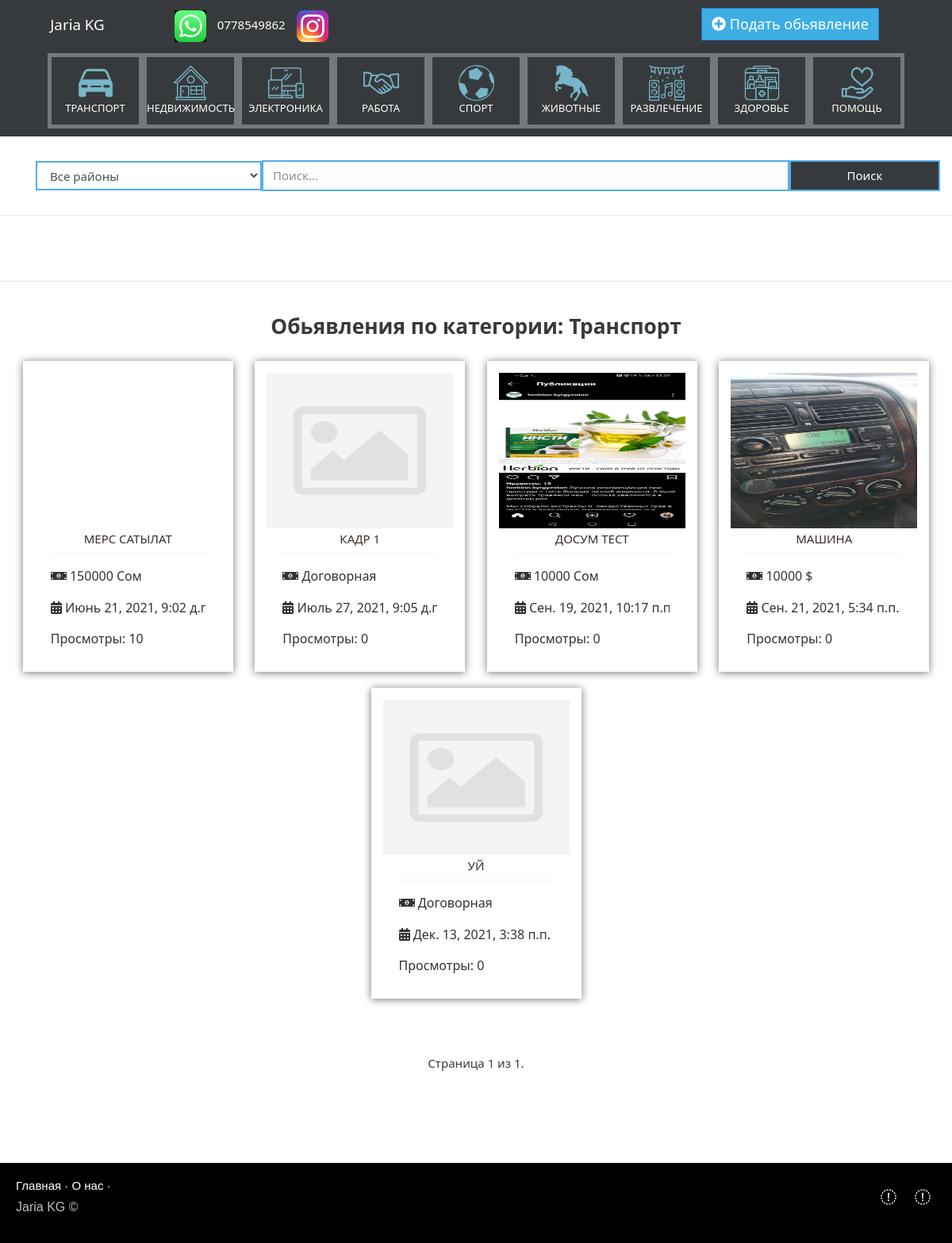
Page /category/1 on the committed database.
### doska/models.py (models this page shows, shortened)
class Category(models.Model):
    title=models.CharField('Имя категории',max_length=100,null=False,blank=False)
    parent=models.ForeignKey('self',on_delete=models.SET_NULL,null=True,blank=True)
    url=models.SlugField(max_length=100,unique=True)
    icon=models.ImageField(upload_to='icons/',null=True,blank=True)
    def __str__(self):
        return self.title
    class Meta:
        verbose_name='Категория'
        verbose_name_plural='Категории'

class Ad(models.Model):
    title=models.CharField('Заголовок',max_length=150,null=False,blank=False)
    content=models.TextField('Описание',max_length=500,null=True,blank=True)
    category=models.ForeignKey(Category,on_delete=models.PROTECT,null=False,verbose_name='Категория')
    number=models.CharField('Тел. номер',null=False,blank=False,max_length=50)
    name=models.CharField('Имя',max_length=100,null=True,blank=True)
    region=models.ForeignKey(Region,on_delete=models.PROTECT,verbose_name='Регион',null=False,blank=False,default=None)
    address=models.CharField('Адрес',max_length=150,null=True,blank=True)
    price=models.PositiveIntegerField('Цена',help_text='0 = Договорная')
    valute=models.ForeignKey('Valute',related_name='valute_name' ,on_delete=models.SET_NULL,null=True,blank=True,verbose_name='Валюта')
    views=models.PositiveIntegerField('Просмотры',default=0)
    is_active=models.BooleanField('Активация',default=False)
    is_vip=models.BooleanField('Статус VIP',default=False)
    date=models.DateTimeField('Дата',auto_now_add=True)
    def get_absolute_url(self):
        return reverse('ad_detail', kwargs={"pk": self.pk})
    class Meta:
        verbose_name='Обьявление'
        verbose_name_plural='Обьявлении'

class Valute(models.Model):
    title=models.CharField('Валюта',max_length=30)
    def __str__(self):
        return self.title
    class Meta:
        verbose_name = 'Валюта'
        verbose_name_plural = 'Валюты'

class Images(models.Model):
    image=models.ImageField('Изображение',upload_to='upload_images/%Y/%m/%d/')
    ad=models.ForeignKey(Ad,on_delete=models.CASCADE,related_name='images',related_query_name='images')
    class Meta:
        verbose_name='Фото'
        verbose_name_plural='Фото'

### doska/views.py (the view)
# urls.py: path('category/<int:pk>',AdCategoryView.as_view(),name='category'),
class AdCategoryView(ListView):
    model = Ad
    template_name = 'category.html'
    context_object_name = 'ad_list'
    paginate_by = 10
    def get_queryset(self):
        return Ad.objects.filter(category=self.kwargs.get('pk'))[:100]
    def get_context_data(self, *, object_list=None, **kwargs):
        context=super().get_context_data(**kwargs)
        context['category_list'] = Category.objects.exclude(icon__isnull=True).exclude(icon__exact='')
        context['regions'] = Region.objects.exclude(is_active=False)
        context['storie_list'] = Story.objects.filter(story_category=self.kwargs.get('pk'))
        context['category']= self.kwargs.get('pk')
        pk = self.kwargs.get('pk')
        context['category_title']= Category.objects.get(pk=pk)
        return context

### doska/models.py (called while the page is built)
    def __str__(self):
        return self.title

### templates/category.html (shortened to what this page needs)
{% extends 'base.html' %}
{% load static %}
{% block content %}
<div class="col-12 row" id="search_content">
    <form class="form form-inline col-12 row" action="{% url 'search' %}" method="GET">
        <select class="form-control col-lg-3 col-md-3 col-sm-3 col-xs-12 search_border" name="region">
            <option value="">Все районы</option>
        </select>
        <input class="form-control col-lg-7 col-md-7 col-xs-12 col-sm-9 search_border" name="search_text" type="text"
               placeholder="Поиск...">
        <button class="btn btn-secondary col-md-2 col-lg-2 col-sm-12 col-xs-12 search_border" type="submit">Поиск
        </button>
    </form>
</div>
<hr>
<div class="container-fluid" id="vip-content" style=" padding: 25px 0;">
</div>
<hr>
<div class="container" id="content" style=" padding: 25px 0;">
    <div class="d-flex justify-content-center"><h3 style="font-weight:700;">Обьявления по категории:  {{ category_title }}</h3></div>
    <div id="product_block" class="row">
        {% for ad in ad_list %}
        <div class="product">
            <div id="product__img">
                <a href="{{ ad.get_absolute_url }}" class="img__wrap">
                    {% if ad.images.all|length > 0 %}
                    {% with ad.images.all|first as image %}
                    <img src="{{ image.image.url }}" alt="" class="img">
                    {% endwith %}
                    {% else %}
                    <img src="{% static 'icons/no_image.png' %}" alt="" class="img">
                    {% endif %}
                </a>
            </div>
            <div class="product__content">
                <div class="product__title">
                    <a href="{{ ad.get_absolute_url }}" class="title__text">{{ ad.title }}</a>
                </div>
                <div class="product__info">
                    {% if ad.price == 0 %}
                    <div class="info__block">
                        <span><i class="fa fa-money-bill-alt" aria-hidden="true"></i> Договорная</span>
                    </div>
                    {% else %}
                    <div class="info__block">
                        <span><i class="fa fa-money-bill-alt"
                                 aria-hidden="true"></i> {{ ad.price }} {{ ad.valute }}</span>
                    </div>
                    {% endif %}
                    <div class="info__block">
                        <b class="info__icon"></b>
                        <span><i class="fa fa-calendar-alt" aria-hidden="true"></i> {{ ad.date }}</span>
                    </div>
                    <div class="info__block">
                        <b class="info__icon"></b>
                        <span>Просмотры: {{ ad.views }}</span>
                    </div>
                </div>
            </div>
        </div>
        {% endfor %}
        </div>
    <div class="pagination d-flex justify-content-center">
            <span class="current">
            Страница {{ page_obj.number }} из {{ page_obj.paginator.num_pages }}.
        </span>
        </div>
    </div>
{% endblock %}

### templates/base.html (shortened to what this page needs)
{% load static %}
<!DOCTYPE html>
<html>
<head>
    <link rel="stylesheet" href="{% static 'css/bootstrap.min.css' %}">
    <link rel="stylesheet" type="text/css" href="{% static 'css/index_style.css' %}">
    <link rel="stylesheet" type="text/css" href="{% static 'css/footer.css' %}">
    <link rel="stylesheet" type="text/css" href="{% static 'css/flaticon/flaticon.css' %}">
    <link rel="stylesheet" type="text/css" href="{% static 'css/nav_category.css' %}">
</head>
<body>
    {% block navbar  %}
        {% include 'includes/navbar.html' %}
    {% endblock %}
    {% block panel_cat  %}
        <div id="panel_cat" style="margin-top: 40px; background-color: #373a3c;">
        <ul class="nav panel-tabs">
            {% for category in category_list %}
            <a href="{% url 'category' category.pk %}">
                <li>
                    <img src="{{ category.icon.url }}">
                    <div>{{ category.title }}</div>
                </li>
            </a>
            {% endfor %}
        </ul>
</div>
    {% endblock %}
    {% block content %}
    {% endblock %}
    {% block footer  %}
        {% include 'includes/footer.html' %}
    {% endblock %}
</body>
</html>

### doska/static/css/index_style.css (style rules this page uses)
.pagination { display: inline-flex; margin-top:60px; }
.current { margin:10px; }
.row:after { content: ""; display: table; clear: both; }
li > img { max-height: 45px; }
#search_content { margin-top:40px; margin:30px; }
.search_border { border: 2px solid #52AFED; }
.product { box-shadow: 0 1px 10px rgba(0,0,0,0.12), 0 1px 10px rgba(0,0,0,0.44); transition: all 0.3s cubic-bezier(.25,.8,.25,1); padding: 15px; margin :auto; margin-top : 20px; background-color: #fff; max-width: 265px; }
#product__img .img__wrap { width: 100%; height: 0; padding-bottom: 69.5%; position: relative; display: block; }
a { color: #337ab7; text-decoration: none; }
.img__wrap img { -webkit-transition: all .3s ease-in-out; transition: all .3s ease-in-out; position: absolute; top: 0; left: 0; width: 100%; max-height:196px; }
.product__content { padding: 25px 20px 15px 20px; }
.product__content .product__title { text-align: center; padding-bottom: 9px; margin-top: 10px; border-bottom: 1px solid #edf5f4; height: 30px; overflow: hidden; }
.product__title .title__text { overflow: hidden; text-transform: uppercase; color: #372F2B; font-weight: 500; font-size: 15px; display: block; white-space: nowrap; text-overflow: ellipsis; }
.product__info .info__block { padding-top: 15px; overflow: hidden; position: relative; color: #333; font-weight: 400; padding-bottom: 2px; }
.info__block span { display: inline-block; vertical-align: middle; width: 1700px; font-size: 16px; line-height: 18px; }
b { font-weight: bold; }
.product__info .info__block .info__icon { position: absolute; top: 5px; left: 0; display: inline-block; vertical-align: middle; color: #85F460; margin-right: 10px; margin-bottom: 10px; width: 14px; height: 12px; }

### doska/static/css/nav_category.css (style rules this page uses)
.panel-tabs li:nth-child(1) { width: 120px;height: 95px; }
.panel-tabs li { text-align: center; padding: 10px 0 0 0; border:5px solid #73797D ; margin: auto; }
.panel-tabs { padding: 10px 5%; }
.panel-tabs a { color: white; font-size: 13px; font-weight: normal; text-transform: uppercase; margin: auto; }
.panel-tabs a { outline: none !important; text-decoration: none; -webkit-transition: all 0.3s ease 0s; -moz-transition: all 0.3s ease- 0s; -o-transition: all 0.3s ease 0s; transition: all 0.3s ease 0s; }

### rows in the picture
Category: icon (picture), title "ТРАНСПОРТ", title "Транспорт"
Category: icon (picture), title "НЕДВИЖИМОСТЬ"
Category: icon (picture), title "ЭЛЕКТРОНИКА"
Category: icon (picture), title "РАБОТА"
Category: icon (picture), title "СПОРТ"
Category: icon (picture), title "ЖИВОТНЫЕ"
Category: icon (picture), title "РАЗВЛЕЧЕНИЕ"
Category: icon (picture), title "ЗДОРОВЬЕ"
Category: icon (picture), title "ПОМОЩЬ"
Ad: title "МЕРС САТЫЛАТ", price "150000", valute "Сом", date "Июнь 21, 2021, 9:02…", views "10"
Ad: title "КАДР 1", price 0 (drawn), date "Июль 27, 2021, 9:05…", views "0"
Ad: image (picture), title "ДОСУМ ТЕСТ", price "10000", valute "Сом", date "Сен. 19, 2021, 10:17…", views "0"
Ad: image (picture), title "МАШИНА", price "10000", valute "$", date "Сен. 21, 2021, 5:34 п.п.", views "0"
Ad: title "УЙ", price 0 (drawn), date "Дек. 13, 2021, 3:38 п.п.", views "0"

### other values in the picture
{{ page_obj.number }} "1"
{{ page_obj.paginator.num_pages }} "1"
